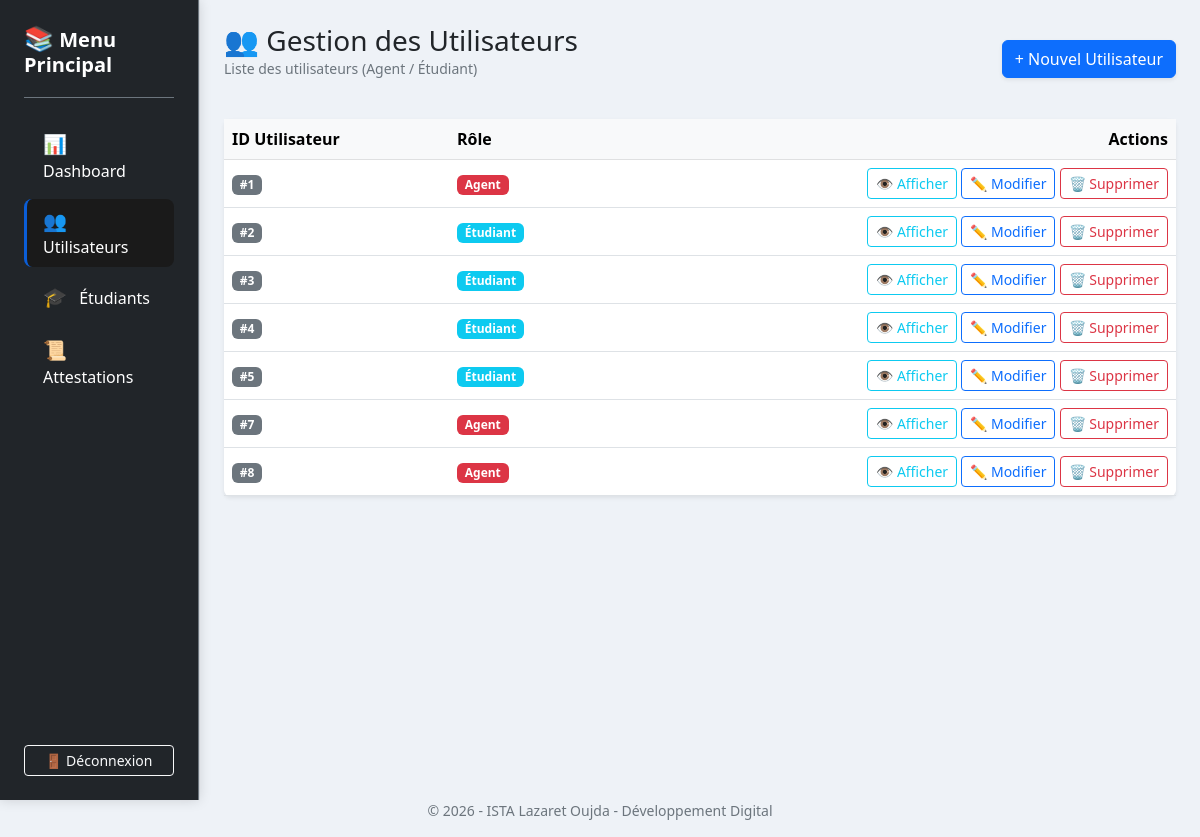
Screenshot of /users/index.php (signed in) with the database file from the repository.
### tables this page shows
CREATE TABLE `users` (
  `id` int(11) NOT NULL,
  `username` varchar(100) NOT NULL,
  `email` varchar(150) NOT NULL,
  `password` varchar(255) NOT NULL,
  `role` varchar(20) NOT NULL
);

### users/index.php (the view, shortened to what this page needs)
<?php
    include('../partials/header.php');
    $pdo = Database::getConnection();
    $query = $pdo->prepare("SELECT id, role FROM users");
    $query->execute();
    $users = $query->fetchAll();
?>
<div class="container-fluid">
    <div class="row min-vh-100">
        <div class="col-md-3 col-xl-2 px-0 bg-white border-end">
            <?php include ('../partials/sidebar.php'); ?>
        </div>
        <div class="col-md-9 col-xl-10 p-4">
            <div class="d-flex justify-content-between align-items-center mb-4">
                <div>
                    <h1 class="h3 mb-0 text-gray-800">👥 Gestion des Utilisateurs</h1>
                    <p class="text-muted small">Liste des utilisateurs (Agent / Étudiant)</p>
                </div>
                <a href="create.php" class="btn btn-primary shadow-sm">+ Nouvel Utilisateur</a>
            </div>
            <div class="card shadow-sm border-0">
                <div class="card-body p-0">
                    <div class="table-responsive">
                        <table class="table table-hover align-middle mb-0">
                            <thead class="table-light">
                                <tr>
                                    <th>ID Utilisateur</th>
                                    <th>Rôle</th>
                                    <th class="text-end">Actions</th>
                                </tr>
                            </thead>
                            <tbody>
                                <?php foreach ($users as $u) : ?>
                                <tr>
                                    <td><span class="badge bg-secondary">#<?php echo htmlspecialchars($u['id']); ?></span></td>
                                    <td>
                                        <?php if ($u['role'] === 'agent') : ?>
                                            <span class="badge bg-danger">Agent</span>
                                        <?php else : ?>
                                            <span class="badge bg-info">Étudiant</span>
                                        <?php endif; ?>
                                    </td>
                                    <td class="text-end">
                                        <a href="show.php?id=<?php echo $u['id']; ?>" class="btn btn-sm btn-outline-info">👁️ Afficher</a>
                                        <a href="edit.php?id=<?php echo $u['id']; ?>" class="btn btn-sm btn-outline-primary">✏️ Modifier</a>
                                        <a href="delete.php?id=<?php echo $u['id']; ?>" class="btn btn-sm btn-outline-danger" onclick="return confirm('Êtes-vous sûr de vouloir supprimer cet utilisateur ?');">🗑️ Supprimer</a>
                                    </td>
                                </tr>
                                <?php endforeach; ?>
                            </tbody>
                        </table>
                    </div>
                </div>
            </div>
        </div>
    </div>
</div>
<?php include('../partials/footer.php'); ?>

### partials/style.css (style rules this page uses)
:root { --bs-body-bg: #eef2f7; --bs-light: #dbe2ea; --bs-white: #f8f9ff; --bs-primary: #0b5ed7; --bs-info: #198cff; --bs-warning: #c69500; --bs-success: #198754; }
body { background-color: #eef2f7; color: #212529; }
.badge.bg-info { background-color: #198cff; }

### rows the page displays
users: id "1", role "Agent"
users: id "2", role "Étudiant"
users: id "3", role "Étudiant"
users: id "4", role "Étudiant"
users: id "5", role "Étudiant"
users: id "7", role "Agent"
users: id "8", role "Agent"
